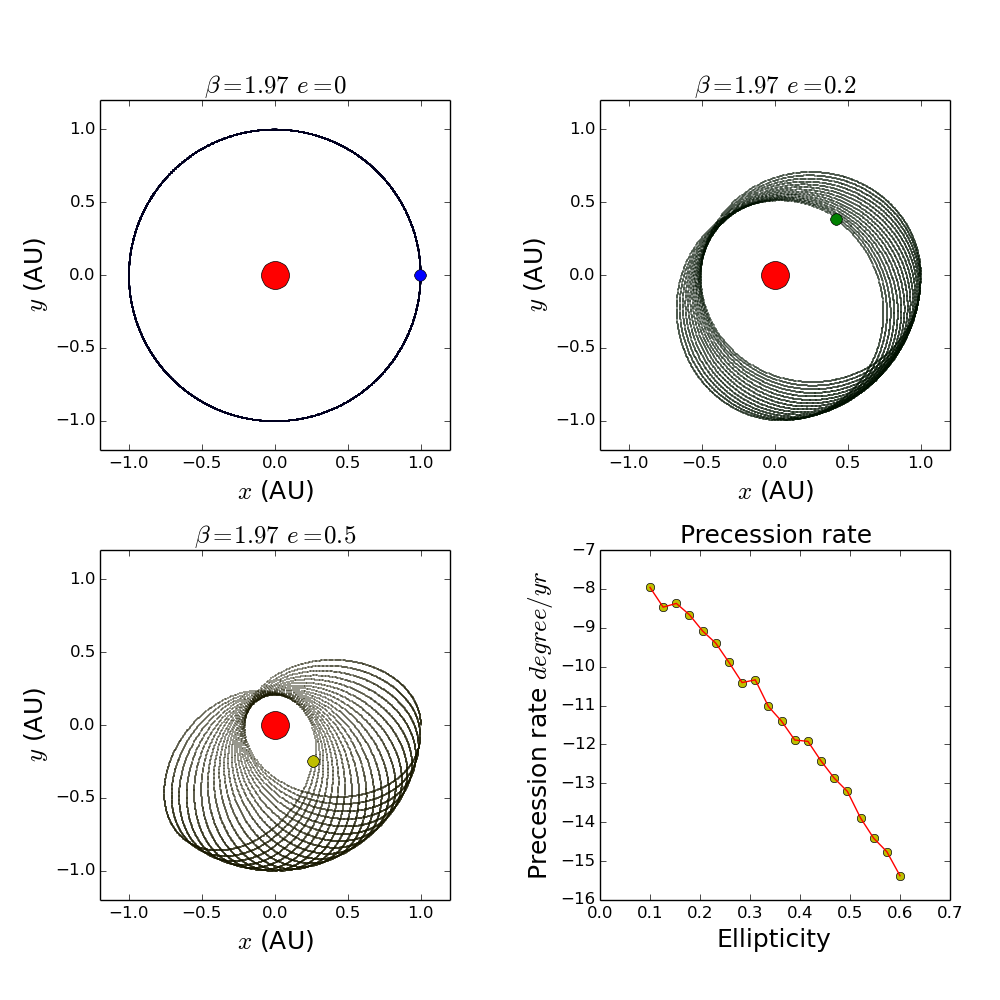

Source code (Python):
from numpy import *
import matplotlib.pyplot as plt
class INVERSE(object):
    '''
    class BINARY solves for system that not satisfy the inverse-square law
    where:
        -beta: index of the force
        e: ellipticity
        m: mass of central star
        dt, time : time step size and total time
    '''
    def __init__(self, _beta=1.97, _e=0., _m=4*(pi**2), _dt=0.001, _time=10):
        self.m=_m
        self.e=_e
        self.x, self.y=[1.],[0.]
        self.vx, self.vy=[0],[sqrt(_m)*sqrt((1.-_e)/(1.+_e))]
        self.beta=_beta
        self.dt=_dt
        self.time= _time
        self.n=int(_time/_dt)
        print self.x[-1],self.y[-1],self.vx[-1],self.vy[-1]
    def cal(self): # use Euler-Cromer Method to calculate the trajectory of stars
        for i in range(self.n):
            self.r=sqrt(self.x[-1]**2+self.y[-1]**2)
            self.vx.append(self.vx[-1]+self.dt*(-self.m*self.x[-1]/self.r**(self.beta+1.)))
            self.vy.append(self.vy[-1]+self.dt*(-self.m*self.y[-1]/self.r**(self.beta+1.)))
            self.x.append(self.x[-1]+self.vx[-1]*self.dt)
            self.y.append(self.y[-1]+self.vy[-1]*self.dt)
    def plot_trajectory(self,_ax,_style): # plot the trajectory
        _ax.plot(self.x,self.y,'o'+_style,markersize=0.5,label='e= %.2f'%self.e)
        _ax.plot([self.x[-1]],[self.y[-1]],'o'+_style,markersize=8)
        _ax.plot([0],[0],'or',markersize=20)
    def precession_rate(self): # calculate the precession rate
        self.x_critical=0
        self.y_critical=0
        self.t_critical=0
        for i in range(len(self.x)-2):
            self.r_i=sqrt(self.x[i]**2+self.y[i]**2)
            self.r_i1=sqrt(self.x[i+1]**2+self.y[i+1]**2)
            self.r_i2=sqrt(self.x[i+2]**2+self.y[i+2]**2)
            if self.r_i<self.r_i1 and self.r_i1>self.r_i2:
                self.x_critical=self.x[i+1]
                self.y_critical=self.y[i+1]
                self.t_critical=self.dt*(i+1)
                break
        self.rate = arctan(self.y_critical/self.x_critical)/self.t_critical
        return self.rate
# calculate the trajectory of planet with different ellipticity
fig=plt.figure(figsize=(10,10))
ax1=plt.axes([0.1,0.55,0.35,0.35])
ax2=plt.axes([0.6,0.55,0.35,0.35])
ax3=plt.axes([0.1,0.1,0.35,0.35])
ax4=plt.axes([0.6,0.1,0.35,0.35])
ax1.set_xlim(-1.2,1.2)
ax1.set_ylim(-1.2,1.2)
ax2.set_xlim(-1.2,1.2)
ax2.set_ylim(-1.2,1.2)
ax3.set_xlim(-1.2,1.2)
ax3.set_ylim(-1.2,1.2)
ax4.set_xlim(-0,0.7)
ax1.set_xlabel(r'$x$'+' (AU)',fontsize=18)
ax1.set_ylabel(r'$y$'+' (AU)',fontsize=18)
ax2.set_xlabel(r'$x$'+' (AU)',fontsize=18)
ax2.set_ylabel(r'$y$'+' (AU)',fontsize=18)
ax3.set_xlabel(r'$x$'+' (AU)',fontsize=18)
ax3.set_ylabel(r'$y$'+' (AU)',fontsize=18)
ax4.set_xlabel(r'Ellipticity',fontsize=18)
ax4.set_ylabel(r'Precession rate '+r'$ degree/yr $',fontsize=18)
ax1.set_title(r'$\beta=1.97$'+' '+r'$e=0$',fontsize=18)
ax2.set_title(r'$\beta=1.97$'+' '+r'$e=0.2$',fontsize=18)
ax3.set_title(r'$\beta=1.97$'+' '+r'$e=0.5$',fontsize=18)
ax4.set_title(r'Precession rate',fontsize=18)
cmp=INVERSE(1.97,0)
cmp.cal()
cmp.plot_trajectory(ax1,'b')
mfile=open(r'd:\ee0.txt','w')
for i in range(len(cmp.x)):
    print >> mfile,cmp.x[i],cmp.y[i]
mfile.close()
cmp=INVERSE(1.97,0.2)
cmp.cal()
cmp.plot_trajectory(ax2,'g')
mfile=open(r'd:\ee015.txt','w')
for i in range(len(cmp.x)):
    print >> mfile,cmp.x[i],cmp.y[i]
mfile.close()
cmp=INVERSE(1.97,0.5)
cmp.cal()
cmp.plot_trajectory(ax3,'y')
mfile=open(r'd:\ee045.txt','w')
for i in range(len(cmp.x)):
    print >> mfile,cmp.x[i],cmp.y[i]
mfile.close()
# change the ellipticity and get the corresponding precession rate
e=[]
rate=[]
for i in linspace(0.1,0.6,20):
    cmp= INVERSE(1.97,i)
    cmp.cal()
    e.append(i)
    rate.append(180/pi*cmp.precession_rate())
ax4.plot(e,rate,'oy')
ax4.plot(e,rate,'-r')
plt.savefig("10.2.png")
plt.show()
